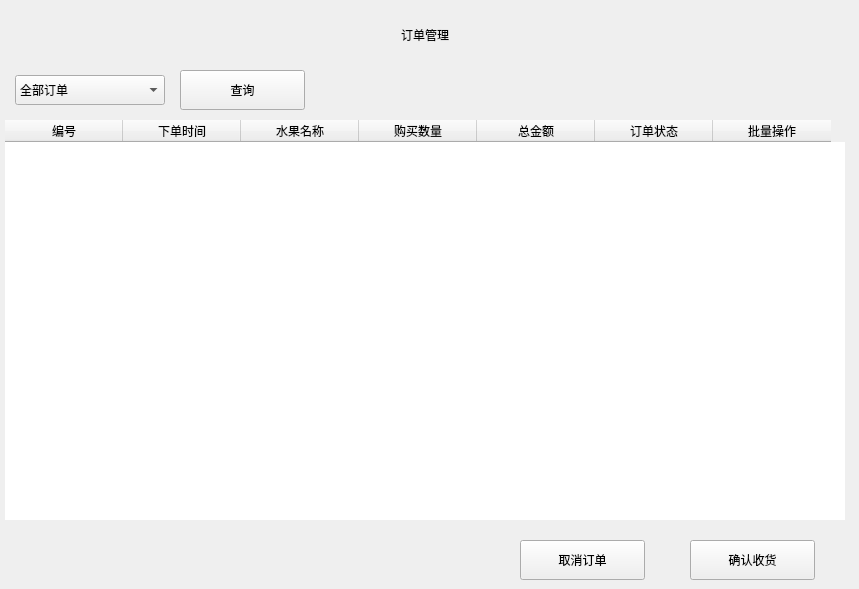
    <widget class="QWidget" name="page5">
     <widget class="QPushButton" name="receipt">
      <property name="geometry">
       <rect>
        <x>690</x>
        <y>540</y>
        <width>125</width>
        <height>40</height>
       </rect>
      </property>
      <property name="text">
       <string>确认收货</string>
      </property>
     </widget>
     <widget class="QTableWidget" name="orderTable">
      <property name="geometry">
       <rect>
        <x>5</x>
        <y>120</y>
        <width>840</width>
        <height>400</height>
       </rect>
      </property>
      <property name="styleSheet">
       <string notr="true">font: 11pt &quot;楷体&quot;;
border-radius: 10px;</string>
      </property>
      <property name="editTriggers">
       <set>QAbstractItemView::NoEditTriggers</set>
      </property>
      <property name="rowCount">
       <number>0</number>
      </property>
      <attribute name="horizontalHeaderCascadingSectionResizes">
       <bool>false</bool>
      </attribute>
      <attribute name="horizontalHeaderMinimumSectionSize">
       <number>32</number>
      </attribute>
      <attribute name="horizontalHeaderDefaultSectionSize">
       <number>118</number>
      </attribute>
      <attribute name="horizontalHeaderShowSortIndicator" stdset="0">
       <bool>false</bool>
      </attribute>
      <attribute name="verticalHeaderVisible">
       <bool>false</bool>
      </attribute>
      <column>
       <property name="text">
        <string>编号</string>
       </property>
      </column>
      <column>
       <property name="text">
        <string>下单时间</string>
       </property>
      </column>
      <column>
       <property name="text">
        <string>水果名称</string>
       </property>
      </column>
      <column>
       <property name="text">
        <string>购买数量</string>
       </property>
      </column>
      <column>
       <property name="text">
        <string>总金额</string>
       </property>
      </column>
      <column>
       <property name="text">
        <string>订单状态</string>
       </property>
      </column>
      <column>
       <property name="text">
        <string>批量操作</string>
       </property>
      </column>
     </widget>
     <widget class="QPushButton" name="searchOrder">
      <property name="geometry">
       <rect>
        <x>180</x>
        <y>70</y>
        <width>125</width>
        <height>40</height>
       </rect>
      </property>
      <property name="text">
       <string>查询</string>
      </property>
     </widget>
     <widget class="QComboBox" name="orderStatus">
      <property name="geometry">
       <rect>
        <x>15</x>
        <y>75</y>
        <width>150</width>
        <height>30</height>
       </rect>
      </property>
      <item>
       <property name="text">
        <string>全部订单</string>
       </property>
      </item>
      <item>
       <property name="text">
        <string>成功订单</string>
       </property>
      </item>
      <item>
       <property name="text">
        <string>失败订单</string>
       </property>
      </item>
      <item>
       <property name="text">
        <string>已配送订单</string>
       </property>
      </item>
      <item>
       <property name="text">
        <string>未配送订单</string>
       </property>
      </item>
     </widget>
     <widget class="QPushButton" name="cancel">
      <property name="geometry">
       <rect>
        <x>520</x>
        <y>540</y>
        <width>125</width>
        <height>40</height>
       </rect>
      </property>
      <property name="text">
       <string>取消订单</string>
      </property>
     </widget>
     <widget class="QLabel" name="orderLabel">
      <property name="geometry">
       <rect>
        <x>0</x>
        <y>10</y>
        <width>850</width>
        <height>50</height>
       </rect>
      </property>
      <property name="styleSheet">
       <string notr="true">font: 26pt &quot;华文行楷&quot;;
</string>
      </property>
      <property name="text">
       <string>订单管理</string>
      </property>
      <property name="alignment">
       <set>Qt::AlignCenter</set>
      </property>
     </widget>
    </widget>
